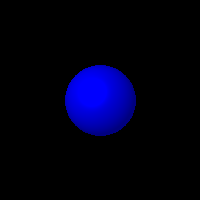

Write the Python code that produced this figure.
# -*- coding: utf-8 -*-
"""
Created on Tue Jan 19 14:16:26 2016

@author: rsaitkoulovgmailcom
"""
import sys
sys.path.append('..')

import numpy as np
from scene import *
from camera import *
from light import *
from matplotlib.image import *

material=Material(np.array([0,0,1]),0.5,0.5,0.5,5,0) 
s=Sphere(np.array([0,0,3]),1,material)

l1=Spotlight(np.array([1,1,0]),np.array([1,1,1]))
sce=Scene([s],[l1])
c=Camera(200,200,1)
A=raytracer_render(c,sce)
imsave('one_sphere4.png', A)
